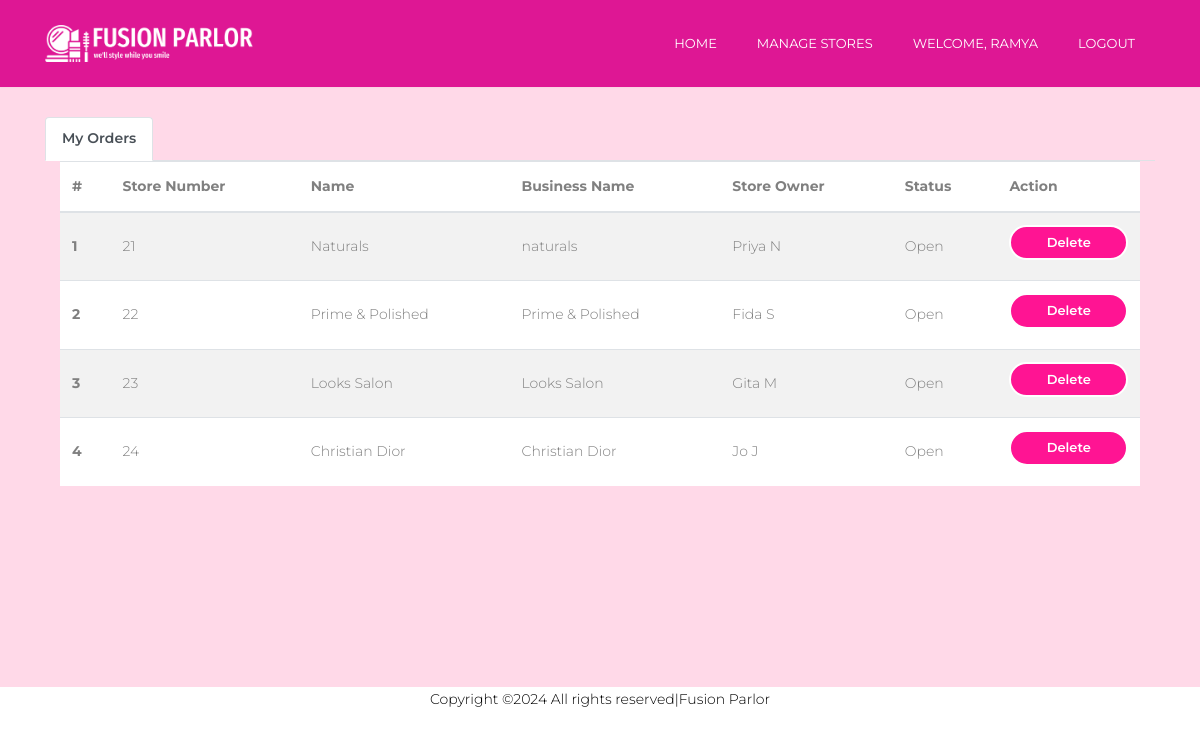
The page /admin/request.php (signed in) on the database its author committed.
### tables this page shows
CREATE TABLE `tbl_stores` (
  `id` int(11) NOT NULL,
  `owner` int(200) NOT NULL,
  `name` varchar(200) NOT NULL,
  `gst` int(100) NOT NULL,
  `businessname` varchar(300) NOT NULL,
  `address` varchar(200) NOT NULL,
  `city` varchar(50) NOT NULL,
  `state` varchar(50) NOT NULL,
  `country` varchar(50) NOT NULL,
  `zip` int(50) NOT NULL,
  `phone` bigint(10) NOT NULL,
  `banner` varchar(200) NOT NULL,
  `logo` varchar(200) NOT NULL,
  `status` varchar(100) NOT NULL DEFAULT 'Closed',
  `is_deleted` int(11) NOT NULL DEFAULT 0,
  `created_on` datetime NOT NULL
);

### includes/functions.php (called while the page is built, shortened)
<?php
function getStoreRequest($conn){
    $GetEvents = "SELECT s.*, u.first_name, u.last_name FROM tbl_stores AS s INNER JOIN tbl_login AS u ON s.owner = u.id WHERE s.is_deleted = '0';    ";
    $Results    = mysqli_query($conn,$GetEvents);
    $ListArray = array();
    if (mysqli_num_rows($Results) > 0)
    {
        while($record = mysqli_fetch_assoc($Results))
        {
            $data = array();
            $data["id"]            = $record["id"];
            $data["name"]          = $record["name"];
            $data["businessname"]  = $record["businessname"];
            $data["owner"]         = $record["first_name"] . " " . $record["last_name"];
            $data["status"]        = $record["status"];
            array_push($ListArray,$data);
        }
    }
    return $ListArray;
}
?>

### admin/request.php (the view, shortened to what this page needs)
<?php
include "includes/header.php";
include "../includes/functions.php";
$Stores = getStoreRequest($conn);
?>
<section class="ftco-section" style="padding-top: 30px;min-height:600px; background:#ffd9e8 !important;">
	<div class="container">
		<div class="row">
			<div class="col-12">
				<ul class="nav nav-tabs" id="myTab" role="tablist">
					<li class="nav-item">
						<a class="nav-link active" id="myorders-tab" data-toggle="tab" href="#myorders" role="tab" aria-controls="myorders" aria-selected="true">My Orders</a>
					</li>
				</ul>
				<div class="tab-content" id="myTabContent">
					<div class="tab-pane fade show active" id="myorders" role="tabpanel" aria-labelledby="myorders-tab">
						<div class="col-12 col-sm-8 col-lg-12">
                            <table class="table table-striped" style="">
                                <thead style="background:white !important;">
                                    <tr>
                                        <th scope="col">#</th>
                                        <th scope="col">Store Number</th>
                                        <th scope="col">Name</th>
                                        <th scope="col">Business Name</th>
                                        <th scope="col">Store Owner</th>
                                        <th scope="col">Status</th>
                                        <th scope="col">Action</th>
                                    </tr>
                                </thead>
                                <tbody style="background:white !important;">
                                <?php
                                    $count = 1;
                                    foreach ($Stores as $value)
                                    {
                                        echo '<tr>
                                        <th scope="row" style="height: 40px;vertical-align: middle;">'.$count.'</th>
                                        <td style="height: 40px;vertical-align: middle;">'.$value["id"].'</td>
                                        <td style="height: 40px;vertical-align: middle;">'.$value["name"]. '</td>
                                        <td style="height: 40px;vertical-align: middle;">'.$value["businessname"].'</td>
                                        <td style="height: 40px;vertical-align: middle;">'.ucwords($value["owner"]).'</td>
                                        <td style="height: 40px;vertical-align: middle;">'.$value["status"].'</td>
                                        <td style="height: 40px;vertical-align: middle;">
                                        <label class="btn btn-success-soft btn-block"  style="background-color:deeppink;" onclick="delete_store(\''.$value["id"].'\', this)">Delete</label>
                                        </td></tr>';
                                        ++$count;
                                    }
                                ?>
                                </tbody>
                            </table>
						</div>
					</div>
				</div>
			</div>
		</div>
	</div>
</section>
<section class="footer">
      <div class="footer-row">
        <div class="footer-col">
          <p >
		     Copyright ©2024 All rights reserved|Fusion Parlor
          </p>
        </div>
      </div>
    </section>
<?php include "includes/footer.php"; ?>

### rows shown on the page
tbl_stores: id "21", name "Naturals", businessname "naturals", owner "Priya N", status "Open"
tbl_stores: id "22", name "Prime & Polished", businessname "Prime & Polished", owner "Fida S", status "Open"
tbl_stores: id "23", name "Looks Salon", businessname "Looks Salon", owner "Gita M", status "Open"
tbl_stores: id "24", name "Christian Dior", businessname "Christian Dior", owner "Jo J", status "Open"

### other values the page prints
$_SESSION["adminname"] "RAMYA"
